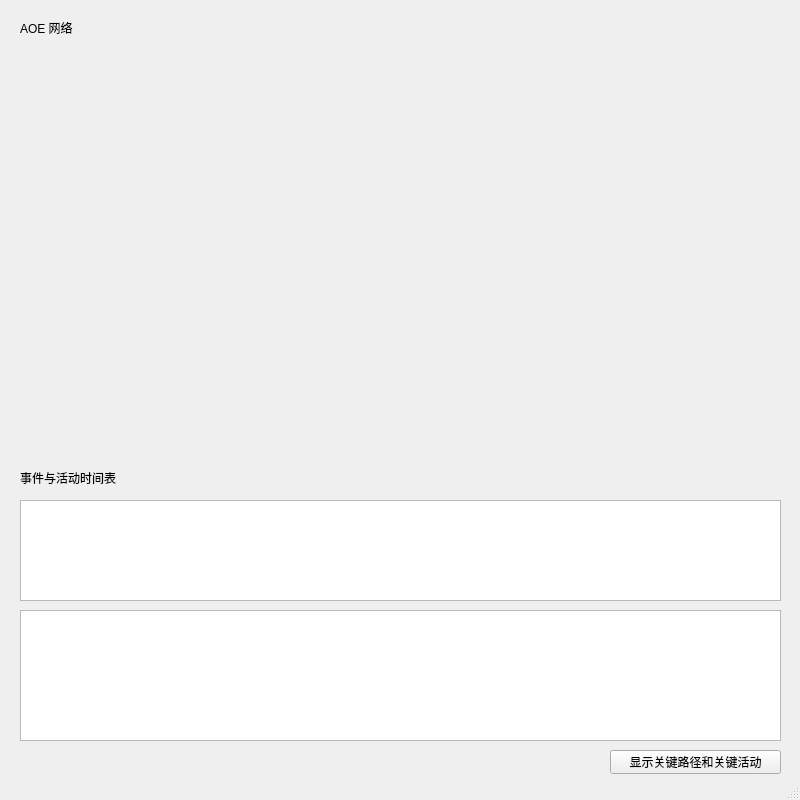
<?xml version="1.0" encoding="UTF-8"?>
<ui version="4.0">
 <class>TimeWindow</class>
 <widget class="QMainWindow" name="TimeWindow">
  <property name="geometry">
   <rect>
    <x>0</x>
    <y>0</y>
    <width>800</width>
    <height>800</height>
   </rect>
  </property>
  <property name="windowTitle">
   <string>MainWindow</string>
  </property>
  <widget class="QWidget" name="centralwidget">
   <widget class="QTableWidget" name="tableWidget">
    <property name="geometry">
     <rect>
      <x>20</x>
      <y>500</y>
      <width>761</width>
      <height>101</height>
     </rect>
    </property>
   </widget>
   <widget class="QPushButton" name="pushButton">
    <property name="geometry">
     <rect>
      <x>610</x>
      <y>750</y>
      <width>171</width>
      <height>24</height>
     </rect>
    </property>
    <property name="text">
     <string>显示关键路径和关键活动</string>
    </property>
   </widget>
   <widget class="QLabel" name="label">
    <property name="geometry">
     <rect>
      <x>20</x>
      <y>470</y>
      <width>111</width>
      <height>16</height>
     </rect>
    </property>
    <property name="text">
     <string>事件与活动时间表</string>
    </property>
   </widget>
   <widget class="QLabel" name="label_2">
    <property name="geometry">
     <rect>
      <x>20</x>
      <y>20</y>
      <width>451</width>
      <height>16</height>
     </rect>
    </property>
    <property name="text">
     <string>AOE 网络</string>
    </property>
   </widget>
   <widget class="QTableWidget" name="ActTableWidget">
    <property name="geometry">
     <rect>
      <x>20</x>
      <y>610</y>
      <width>761</width>
      <height>131</height>
     </rect>
    </property>
   </widget>
  </widget>
  <widget class="QStatusBar" name="statusbar"/>
 </widget>
 <resources/>
 <connections/>
</ui>
